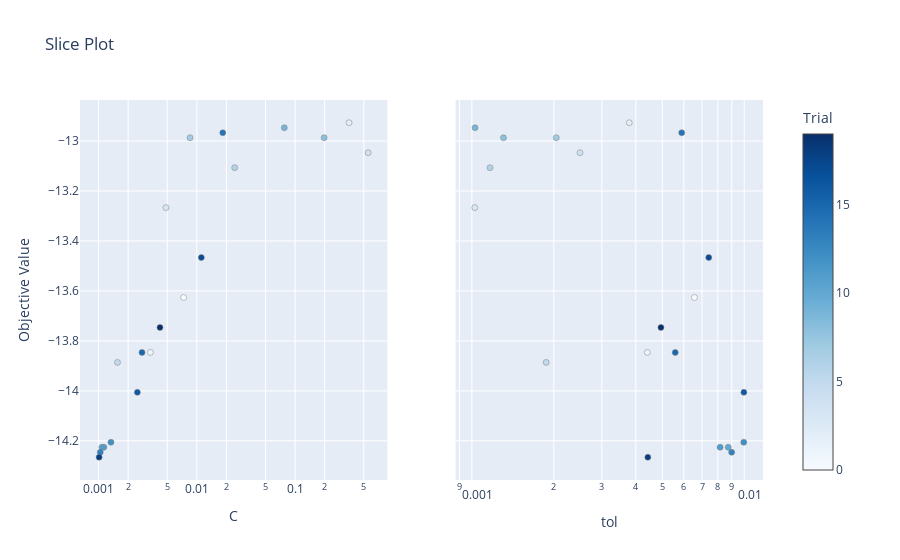

The code cell stored with this chart in its notebook:
### Code cell
# plot accuracies for each HP trail
optuna.visualization.plot_slice(study)

### Figure 1 — Plotly figure (JSON) as saved in the notebook; plotly's stock layout.template omitted (floating-point values rounded to 4 significant figures)
{"data": [{"marker": {"color": [0, 1, 2, 3, 4, 5, 6, 7, 8, 9, 10, 11, 12, 13, 14, 15, 16, 17, 18, 19], "colorbar": {"title": {"text": "Trial"}, "x": 1, "xpad": 40}, "colorscale": [[0, "rgb(247,251,255)"], [0.125, "rgb(222,235,247)"], [0.25, "rgb(198,219,239)"], [0.375, "rgb(158,202,225)"], [0.5, "rgb(107,174,214)"], [0.625, "rgb(66,146,198)"], [0.75, "rgb(33,113,181)"], [0.875, "rgb(8,81,156)"], [1, "rgb(8,48,107)"]], "line": {"color": "Grey", "width": 0.5}, "showscale": true}, "mode": "markers", "showlegend": false, "type": "scatter", "x": [0.007345, 0.003372, 0.3541, 0.004856, 0.5552, 0.001559, 0.02428, 0.008534, 0.1976, 0.07768, 0.001081, 0.001132, 0.001337, 0.001041, 0.01837, 0.002768, 0.002482, 0.01112, 0.001013, 0.004218], "xaxis": "x", "y": [-13.63, -13.85, -12.93, -13.27, -13.05, -13.89, -13.11, -12.99, -12.99, -12.95, -14.23, -14.23, -14.21, -14.25, -12.97, -13.85, -14.01, -13.47, -14.27, -13.75], "yaxis": "y"}, {"marker": {"color": [0, 1, 2, 3, 4, 5, 6, 7, 8, 9, 10, 11, 12, 13, 14, 15, 16, 17, 18, 19], "colorbar": {"title": {"text": "Trial"}, "x": 1, "xpad": 40}, "colorscale": [[0, "rgb(247,251,255)"], [0.125, "rgb(222,235,247)"], [0.25, "rgb(198,219,239)"], [0.375, "rgb(158,202,225)"], [0.5, "rgb(107,174,214)"], [0.625, "rgb(66,146,198)"], [0.75, "rgb(33,113,181)"], [0.875, "rgb(8,81,156)"], [1, "rgb(8,48,107)"]], "line": {"color": "Grey", "width": 0.5}, "showscale": false}, "mode": "markers", "showlegend": false, "type": "scatter", "x": [0.006566, 0.004408, 0.003783, 0.001025, 0.002494, 0.001874, 0.001166, 0.002042, 0.001306, 0.001027, 0.008736, 0.008157, 0.009961, 0.008994, 0.005895, 0.00558, 0.009972, 0.00741, 0.004426, 0.004946], "xaxis": "x2", "y": [-13.63, -13.85, -12.93, -13.27, -13.05, -13.89, -13.11, -12.99, -12.99, -12.95, -14.23, -14.23, -14.21, -14.25, -12.97, -13.85, -14.01, -13.47, -14.27, -13.75], "yaxis": "y2"}], "layout": {"title": {"text": "Slice Plot"}, "xaxis": {"anchor": "y", "domain": [0, 0.45], "title": {"text": "C"}, "type": "log"}, "xaxis2": {"anchor": "y2", "domain": [0.55, 1], "title": {"text": "tol"}, "type": "log"}, "yaxis": {"anchor": "x", "domain": [0, 1], "title": {"text": "Objective Value"}}, "yaxis2": {"anchor": "x2", "domain": [0, 1], "matches": "y", "showticklabels": false}}}
